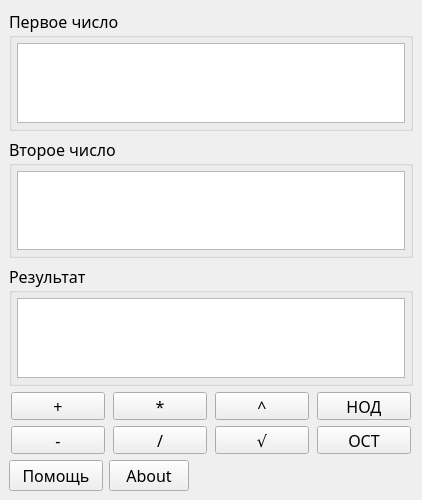
<?xml version="1.0" encoding="UTF-8"?>
<ui version="4.0">
 <class>MainWindow</class>
 <widget class="QMainWindow" name="MainWindow">
  <property name="geometry">
   <rect>
    <x>0</x>
    <y>0</y>
    <width>422</width>
    <height>500</height>
   </rect>
  </property>
  <property name="minimumSize">
   <size>
    <width>422</width>
    <height>500</height>
   </size>
  </property>
  <property name="maximumSize">
   <size>
    <width>422</width>
    <height>520</height>
   </size>
  </property>
  <property name="font">
   <font>
    <family>Hack</family>
    <pointsize>12</pointsize>
   </font>
  </property>
  <property name="windowTitle">
   <string>Long arithmetic Calc</string>
  </property>
  <property name="windowIcon">
   <iconset>
    <normaloff>img/logo.png</normaloff>img/logo.png</iconset>
  </property>
  <property name="windowOpacity">
   <double>1.000000000000000</double>
  </property>
  <widget class="QWidget" name="centralwidget">
   <layout class="QGridLayout" name="gridLayout">
    <item row="5" column="0" colspan="5">
     <layout class="QHBoxLayout" name="horizontalLayout_2">
      <item>
       <widget class="QPushButton" name="subtraction">
        <property name="sizePolicy">
         <sizepolicy hsizetype="Fixed" vsizetype="Fixed">
          <horstretch>94</horstretch>
          <verstretch>28</verstretch>
         </sizepolicy>
        </property>
        <property name="minimumSize">
         <size>
          <width>94</width>
          <height>28</height>
         </size>
        </property>
        <property name="text">
         <string>-</string>
        </property>
       </widget>
      </item>
      <item>
       <widget class="QPushButton" name="division">
        <property name="sizePolicy">
         <sizepolicy hsizetype="Fixed" vsizetype="Fixed">
          <horstretch>94</horstretch>
          <verstretch>28</verstretch>
         </sizepolicy>
        </property>
        <property name="minimumSize">
         <size>
          <width>94</width>
          <height>28</height>
         </size>
        </property>
        <property name="text">
         <string>/</string>
        </property>
       </widget>
      </item>
      <item>
       <widget class="QPushButton" name="root">
        <property name="sizePolicy">
         <sizepolicy hsizetype="Fixed" vsizetype="Fixed">
          <horstretch>94</horstretch>
          <verstretch>28</verstretch>
         </sizepolicy>
        </property>
        <property name="minimumSize">
         <size>
          <width>94</width>
          <height>28</height>
         </size>
        </property>
        <property name="text">
         <string>√</string>
        </property>
       </widget>
      </item>
      <item>
       <widget class="QPushButton" name="remainder">
        <property name="sizePolicy">
         <sizepolicy hsizetype="Fixed" vsizetype="Fixed">
          <horstretch>94</horstretch>
          <verstretch>28</verstretch>
         </sizepolicy>
        </property>
        <property name="minimumSize">
         <size>
          <width>94</width>
          <height>28</height>
         </size>
        </property>
        <property name="text">
         <string>ОСТ</string>
        </property>
       </widget>
      </item>
     </layout>
    </item>
    <item row="1" column="0" colspan="5">
     <widget class="QGroupBox" name="groupBox_2">
      <property name="title">
       <string>Второе число</string>
      </property>
      <layout class="QVBoxLayout" name="verticalLayout_2">
       <property name="spacing">
        <number>5</number>
       </property>
       <property name="leftMargin">
        <number>5</number>
       </property>
       <property name="topMargin">
        <number>5</number>
       </property>
       <property name="rightMargin">
        <number>5</number>
       </property>
       <property name="bottomMargin">
        <number>5</number>
       </property>
       <item>
        <widget class="QTextEdit" name="second_num_edit">
         <property name="inputMethodHints">
          <set>Qt::ImhMultiLine</set>
         </property>
         <property name="autoFormatting">
          <set>QTextEdit::AutoNone</set>
         </property>
         <property name="html">
          <string>&lt;!DOCTYPE HTML PUBLIC &quot;-//W3C//DTD HTML 4.0//EN&quot; &quot;http://www.w3.org/TR/REC-html40/strict.dtd&quot;&gt;
&lt;html&gt;&lt;head&gt;&lt;meta name=&quot;qrichtext&quot; content=&quot;1&quot; /&gt;&lt;style type=&quot;text/css&quot;&gt;
p, li { white-space: pre-wrap; }
&lt;/style&gt;&lt;/head&gt;&lt;body style=&quot; font-family:'Hack'; font-size:12pt; font-weight:400; font-style:normal;&quot;&gt;
&lt;p style=&quot;-qt-paragraph-type:empty; margin-top:0px; margin-bottom:0px; margin-left:0px; margin-right:0px; -qt-block-indent:0; text-indent:0px;&quot;&gt;&lt;br /&gt;&lt;/p&gt;&lt;/body&gt;&lt;/html&gt;</string>
         </property>
        </widget>
       </item>
      </layout>
     </widget>
    </item>
    <item row="3" column="0" colspan="5">
     <layout class="QHBoxLayout" name="horizontalLayout">
      <item>
       <widget class="QPushButton" name="addition">
        <property name="sizePolicy">
         <sizepolicy hsizetype="Fixed" vsizetype="Fixed">
          <horstretch>94</horstretch>
          <verstretch>28</verstretch>
         </sizepolicy>
        </property>
        <property name="minimumSize">
         <size>
          <width>94</width>
          <height>28</height>
         </size>
        </property>
        <property name="text">
         <string>+</string>
        </property>
       </widget>
      </item>
      <item>
       <widget class="QPushButton" name="multiplication">
        <property name="sizePolicy">
         <sizepolicy hsizetype="Fixed" vsizetype="Fixed">
          <horstretch>94</horstretch>
          <verstretch>28</verstretch>
         </sizepolicy>
        </property>
        <property name="minimumSize">
         <size>
          <width>94</width>
          <height>28</height>
         </size>
        </property>
        <property name="text">
         <string>*</string>
        </property>
       </widget>
      </item>
      <item>
       <widget class="QPushButton" name="exponentiation">
        <property name="sizePolicy">
         <sizepolicy hsizetype="Fixed" vsizetype="Fixed">
          <horstretch>94</horstretch>
          <verstretch>28</verstretch>
         </sizepolicy>
        </property>
        <property name="minimumSize">
         <size>
          <width>94</width>
          <height>28</height>
         </size>
        </property>
        <property name="text">
         <string>^</string>
        </property>
       </widget>
      </item>
      <item>
       <widget class="QPushButton" name="gdc">
        <property name="sizePolicy">
         <sizepolicy hsizetype="Fixed" vsizetype="Fixed">
          <horstretch>94</horstretch>
          <verstretch>28</verstretch>
         </sizepolicy>
        </property>
        <property name="minimumSize">
         <size>
          <width>94</width>
          <height>28</height>
         </size>
        </property>
        <property name="text">
         <string>НОД</string>
        </property>
       </widget>
      </item>
     </layout>
    </item>
    <item row="7" column="0" colspan="5">
     <layout class="QHBoxLayout" name="horizontalLayout_3">
      <item>
       <widget class="QPushButton" name="helpme">
        <property name="sizePolicy">
         <sizepolicy hsizetype="Fixed" vsizetype="Fixed">
          <horstretch>94</horstretch>
          <verstretch>28</verstretch>
         </sizepolicy>
        </property>
        <property name="minimumSize">
         <size>
          <width>94</width>
          <height>28</height>
         </size>
        </property>
        <property name="text">
         <string>Помощь</string>
        </property>
       </widget>
      </item>
      <item>
       <widget class="QPushButton" name="about">
        <property name="sizePolicy">
         <sizepolicy hsizetype="Fixed" vsizetype="Fixed">
          <horstretch>94</horstretch>
          <verstretch>0</verstretch>
         </sizepolicy>
        </property>
        <property name="text">
         <string>About</string>
        </property>
       </widget>
      </item>
      <item>
       <spacer name="horizontalSpacer">
        <property name="orientation">
         <enum>Qt::Horizontal</enum>
        </property>
        <property name="sizeHint" stdset="0">
         <size>
          <width>40</width>
          <height>20</height>
         </size>
        </property>
       </spacer>
      </item>
     </layout>
    </item>
    <item row="0" column="0" colspan="5">
     <widget class="QGroupBox" name="groupBox">
      <property name="title">
       <string>Первое число</string>
      </property>
      <layout class="QVBoxLayout" name="verticalLayout">
       <property name="spacing">
        <number>5</number>
       </property>
       <property name="leftMargin">
        <number>5</number>
       </property>
       <property name="topMargin">
        <number>5</number>
       </property>
       <property name="rightMargin">
        <number>5</number>
       </property>
       <property name="bottomMargin">
        <number>5</number>
       </property>
       <item>
        <widget class="QTextEdit" name="first_num_edit">
         <property name="inputMethodHints">
          <set>Qt::ImhMultiLine</set>
         </property>
         <property name="autoFormatting">
          <set>QTextEdit::AutoNone</set>
         </property>
         <property name="html">
          <string>&lt;!DOCTYPE HTML PUBLIC &quot;-//W3C//DTD HTML 4.0//EN&quot; &quot;http://www.w3.org/TR/REC-html40/strict.dtd&quot;&gt;
&lt;html&gt;&lt;head&gt;&lt;meta name=&quot;qrichtext&quot; content=&quot;1&quot; /&gt;&lt;style type=&quot;text/css&quot;&gt;
p, li { white-space: pre-wrap; }
&lt;/style&gt;&lt;/head&gt;&lt;body style=&quot; font-family:'Hack'; font-size:12pt; font-weight:400; font-style:normal;&quot;&gt;
&lt;p style=&quot;-qt-paragraph-type:empty; margin-top:0px; margin-bottom:0px; margin-left:0px; margin-right:0px; -qt-block-indent:0; text-indent:0px;&quot;&gt;&lt;br /&gt;&lt;/p&gt;&lt;/body&gt;&lt;/html&gt;</string>
         </property>
        </widget>
       </item>
      </layout>
     </widget>
    </item>
    <item row="2" column="0" colspan="5">
     <widget class="QGroupBox" name="groupBox_3">
      <property name="title">
       <string>Результат</string>
      </property>
      <layout class="QVBoxLayout" name="verticalLayout_3">
       <property name="spacing">
        <number>5</number>
       </property>
       <property name="leftMargin">
        <number>5</number>
       </property>
       <property name="topMargin">
        <number>5</number>
       </property>
       <property name="rightMargin">
        <number>5</number>
       </property>
       <property name="bottomMargin">
        <number>5</number>
       </property>
       <item>
        <widget class="QTextBrowser" name="result">
         <property name="html">
          <string>&lt;!DOCTYPE HTML PUBLIC &quot;-//W3C//DTD HTML 4.0//EN&quot; &quot;http://www.w3.org/TR/REC-html40/strict.dtd&quot;&gt;
&lt;html&gt;&lt;head&gt;&lt;meta name=&quot;qrichtext&quot; content=&quot;1&quot; /&gt;&lt;style type=&quot;text/css&quot;&gt;
p, li { white-space: pre-wrap; }
&lt;/style&gt;&lt;/head&gt;&lt;body style=&quot; font-family:'Hack'; font-size:12pt; font-weight:400; font-style:normal;&quot;&gt;
&lt;p style=&quot;-qt-paragraph-type:empty; margin-top:0px; margin-bottom:0px; margin-left:0px; margin-right:0px; -qt-block-indent:0; text-indent:0px;&quot;&gt;&lt;br /&gt;&lt;/p&gt;&lt;/body&gt;&lt;/html&gt;</string>
         </property>
        </widget>
       </item>
      </layout>
     </widget>
    </item>
   </layout>
  </widget>
 </widget>
 <tabstops>
  <tabstop>first_num_edit</tabstop>
  <tabstop>second_num_edit</tabstop>
  <tabstop>result</tabstop>
  <tabstop>addition</tabstop>
  <tabstop>subtraction</tabstop>
  <tabstop>multiplication</tabstop>
  <tabstop>division</tabstop>
  <tabstop>exponentiation</tabstop>
  <tabstop>root</tabstop>
  <tabstop>gdc</tabstop>
  <tabstop>remainder</tabstop>
  <tabstop>helpme</tabstop>
 </tabstops>
 <resources/>
 <connections/>
</ui>
